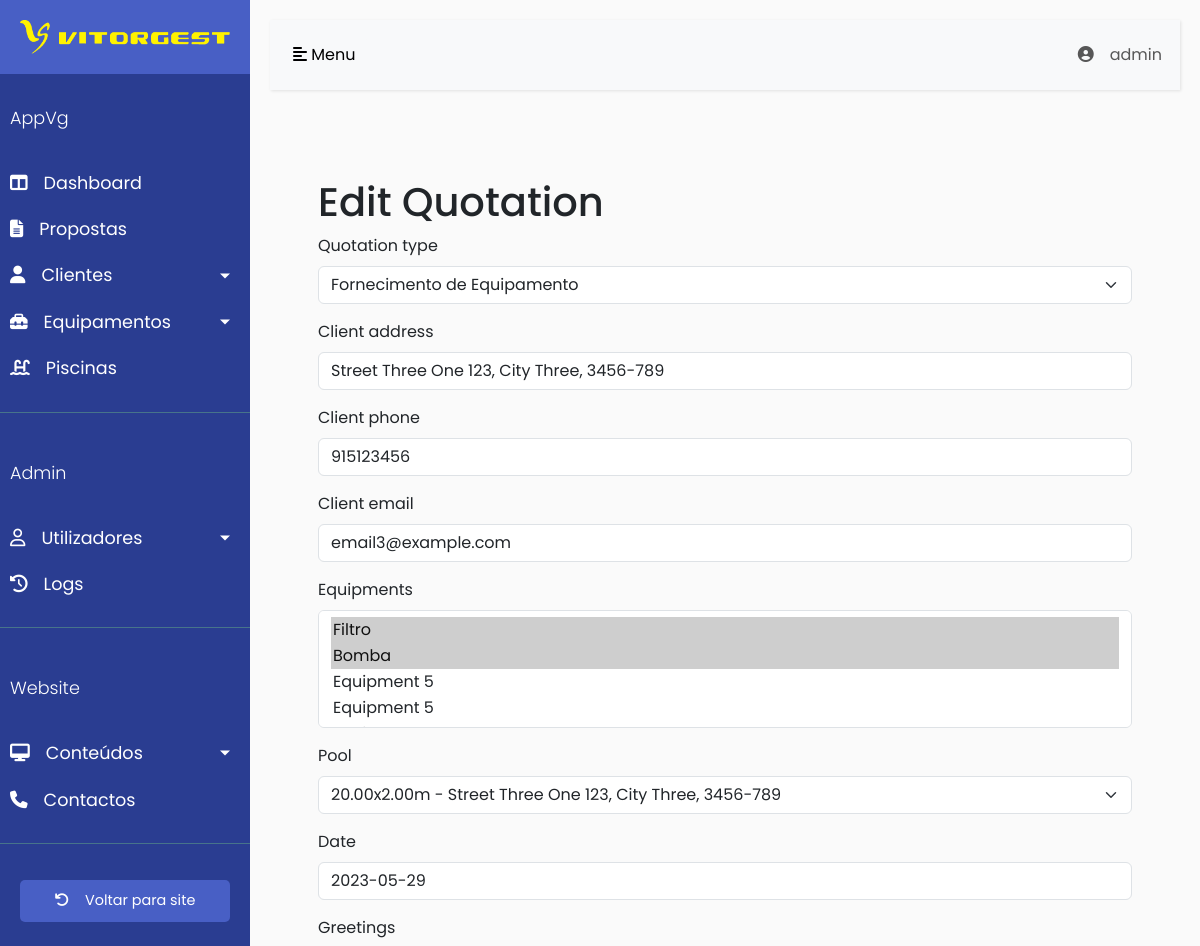
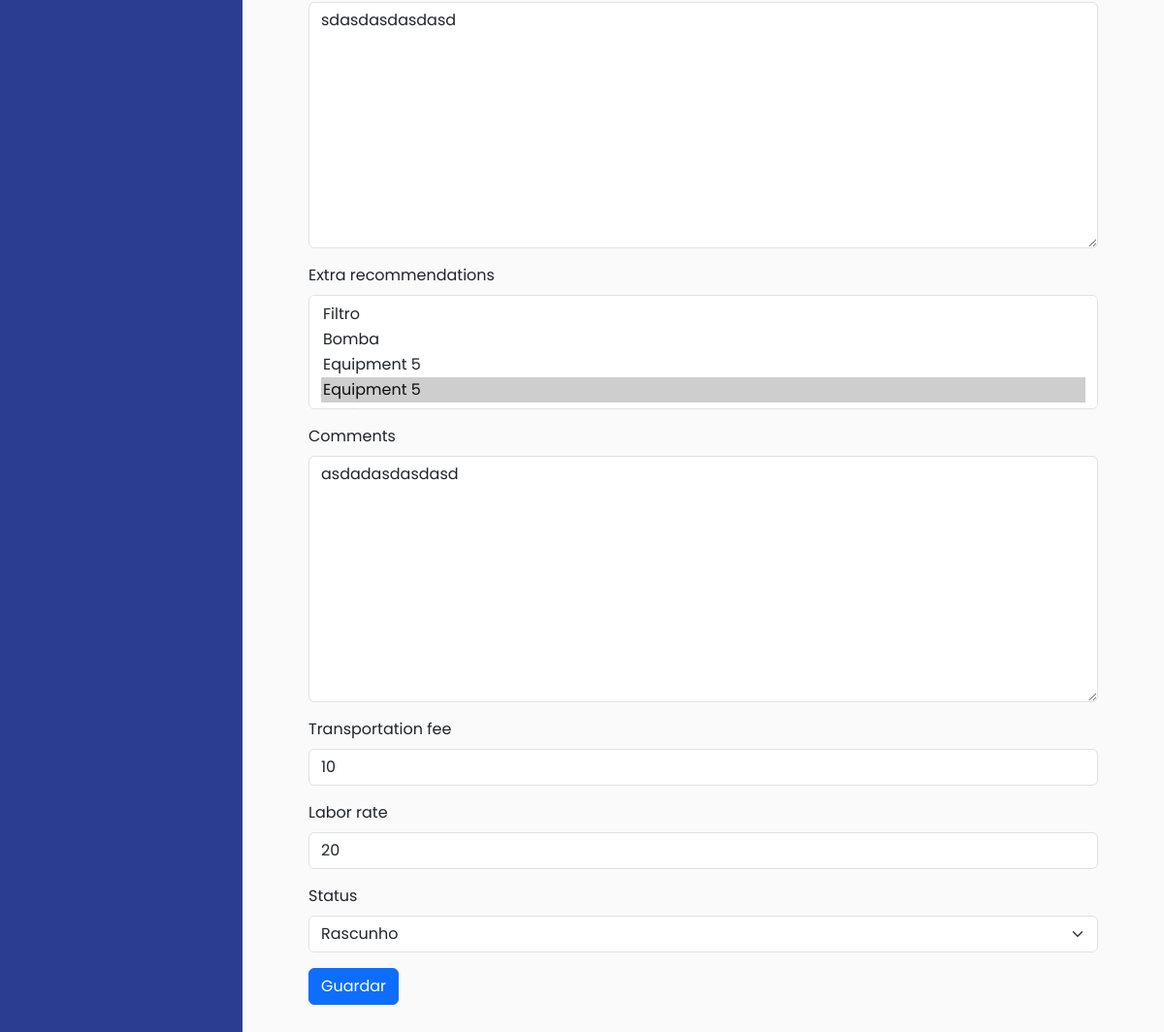
/backoffice/quotation/2/edit/ (signed in), run on the app's committed database (2 pictures, top to bottom).
### backoffice/models/user.py (models this page shows)
class User(AbstractUser):
    class Role(models.TextChoices):
        ADMIN = "ADMIN", 'Admin'
        OFFICE = "OFFICE", 'Escritório'
        TECHNICIAN = "TECHNICIAN", 'Técnico'
    role = models.CharField(max_length=100, choices=Role.choices)
    phone_number = models.CharField(max_length=20, blank=True)

### backoffice/models/quotation.py (models this page shows, shortened)
class Quotation(models.Model):
    quotation_id = models.CharField(max_length=20, unique=True, blank=True)
    quotation_type = models.CharField(max_length=20, choices=QUOTATION_TYPE_CHOICES, default='equipment')
    client = models.ForeignKey(Client, on_delete=models.CASCADE)
    client_address = models.CharField(max_length=50, null=True, blank=True)
    client_phone = models.CharField(max_length=50, null=True, blank=True)
    client_email = models.CharField(max_length=50, null=True, blank=True)
    equipments = models.ManyToManyField(Equipment)
    pool = models.ForeignKey(Pool, on_delete=models.SET_NULL, null=True, blank=True)
    date = models.DateField()
    date_created = models.DateTimeField(auto_now_add=True)
    date_updated = models.DateTimeField(auto_now=True)
    greetings = models.TextField()
    extra_recommendations = models.ManyToManyField(Equipment, related_name='extra_recommendations')
    comments = models.TextField()
    labor_rate = models.IntegerField(null=True, blank=True, default=0)
    transportation_fee = models.IntegerField(null=True, blank=True, default=0)
    status = models.CharField(max_length=20, choices=STATUS_CHOICES, default='draft')

### backoffice/views/quotation_views.py (the view)
# urls.py: path('quotation/<int:quotation_id>/edit/', login_required(quotation_views.edit_quotation), name='edit_quotation'),
def edit_quotation(request, quotation_id):
    quotation = get_object_or_404(Quotation, id=quotation_id)
    client = quotation.client
    if request.method == 'POST':
        form = QuotationForm(request.POST, instance=quotation, client=client, quotation=quotation)
        if form.is_valid():
            form.save()
            return redirect('quotation_details', quotation_id=quotation_id)
    else:
        form = QuotationForm(instance=quotation, client=client, quotation=quotation)
    return render(request, 'quotation/edit_quotation.html', {'form': form})

### backoffice/models/client.py (called while the page is built)
    def __str__(self):
        return f"{self.street} {self.number}, {self.city}, {self.postal_code}"

### backoffice/models/equipment.py (called while the page is built)
    def __str__(self):
        return self.name

### backoffice/models/pool.py (called while the page is built)
    def __str__(self):
        return f"{self.length}x{self.width}m - {self.address}"

### backoffice/templates/quotation/edit_quotation.html (shortened to what this page needs)
{% extends 'base.html' %}
{% load bootstrap5 %}
{% block content %}
    <h1>Edit Quotation</h1>
    <form method="post">
        {% bootstrap_form form %}
        <button type="submit" class="btn btn-primary">Guardar</button>
    </form>
{% endblock %}

### backoffice/templates/base.html (shortened to what this page needs)
<!DOCTYPE html>
<html lang="en">
<head>
    {% load bootstrap5 %}
    {% bootstrap_css %}
    {% load static %}
    {% include 'styles.html' %}
<link href="{% static 'django_select2/django_select2.css' %}" rel="stylesheet">
</head>
<body>
<div class="wrapper">
    <nav id="sidebar">
        <div class="sidebar-header">
            <img src="{% static 'img/site-banner.png' %}" style="max-width: 100%; height: auto;">
        </div>
        <ul class="list-unstyled components">
            <p>AppVg</p>
            <li>
                <a href="{% url 'dashboard' %}"><i class="fas fa-columns icon-text"></i>Dashboard</a>
            </li>
            <li>
                <a href="{% url 'quotations' %}"><i class="fas fa-file-alt icon-text"></i>Propostas</a>
            </li>
            <li>
                <a href="#clientsSubmenu" data-toggle="collapse" aria-expanded="false"
                   class="dropdown-toggle"><i class="fas fa-user icon-text"></i>Clientes</a>
            </li>
            <li>
                <a href="#equipmentsSubmenu" data-toggle="collapse" aria-expanded="false" class="dropdown-toggle"><i
                        class="fas fa-toolbox icon-text"></i>Equipamentos</a>
            </li>
            <li>
                <a href="{% url 'pools' %}"><i class="fas fa-swimming-pool icon-text"></i>Piscinas</a>
            </li>
        </ul>
        <ul class="list-unstyled components">
            <p>Admin</p>
            <li>
                <a href="#usersSubmenu" data-toggle="collapse" aria-expanded="false"
                   class="dropdown-toggle"><i class="far fa-user icon-text"></i>Utilizadores</a>
            </li>
            <li>
                <a href="#"><i class="fas fa-history icon-text"></i>Logs</a>
            </li>
        </ul>
        <ul class="list-unstyled components">
            <p>Website</p>
            <li>
                <a href="#contentSubmenu" data-toggle="collapse" aria-expanded="false"
                   class="dropdown-toggle"><i class="fas fa-desktop icon-text"></i>Conteúdos</a>
            </li>
            <li>
                <a href="#"><i class="fas fa-phone icon-text"></i>Contactos</a>
            </li>
        </ul>
        <ul class="list-unstyled CTAs">
            <li>
                <a href="{% url 'index' %}" class="article"><i class="fas fa-undo icon-text"></i>Voltar para site</a>
            </li>
        </ul>
    </nav>
    <div id="content">
        <nav class="navbar navbar-expand-lg navbar-light bg-light pr-4">
            <div class="collapse navbar-collapse" id="navbarNavDropdown">
                <button type="button" id="sidebarCollapse" class="btn btn-light">
                    <i class="fas fa-align-left"></i>
                    <span>Menu</span>
                </button>
                <ul class="navbar-nav ms-auto">
                    <li class="nav-item dropdown">
                        <a class="nav-link" href="#" id="navbarDropdownMenuLink" role="button"
                           data-toggle="dropdown" aria-haspopup="true" aria-expanded="false">
                            <i class="fas fa-user-circle icon-text"></i>{{ user.username }}
                        </a>
                    </li>
                </ul>
            </div>
        </nav>
        <div class="p-5">
            {% block content %}
            {% endblock %}
        </div>
    </div>
</div>
</body>
</html>

### backoffice/static/css/sidebar.css (style rules this page uses)
body { font-family: 'Poppins', sans-serif; background: #fafafa; }
p { font-family: 'Poppins', sans-serif; font-size: 1.1em; font-weight: 300; line-height: 1.7em; color: #999; }
a, a:hover, a:focus { color: inherit; text-decoration: none; transition: all 0.3s; }
.navbar { padding: 15px 10px; background: #fff; border: none; border-radius: 0; margin-bottom: 40px; box-shadow: 1px 1px 3px rgba(0, 0, 0, 0.1); }
.wrapper { display: flex; width: 100%; align-items: stretch; }
#sidebar { min-width: 250px; max-width: 250px; background: #2a3d91; color: #fff; transition: all 0.3s; }
#sidebar .sidebar-header { padding: 20px; background: #485fc5; }
#sidebar ul.components { padding: 20px 0; border-bottom: 1px solid #47748b; }
#sidebar ul p { color: #fff; padding: 10px; }
#sidebar ul li a { padding: 10px; font-size: 1.1em; display: block; }
a[data-toggle="collapse"] { position: relative; }
.dropdown-toggle::after { display: block; position: absolute; top: 50%; right: 20px; transform: translateY(-50%); }
ul.CTAs { padding: 20px; }
ul.CTAs a { text-align: center; font-size: 0.9em !important; display: block; border-radius: 5px; margin-bottom: 5px; }
a.article, a.article:hover { background: #485fc5 !important; color: #fff !important; }
#content { width: 100%; padding: 20px; min-height: 100vh; transition: all 0.3s; }
.icon-text { margin-right: 16px; }

### data on the page
User: username "admin"
Quotation: quotation_type "Fornecimento de Equipamento", client_address "Street Three One 123, City Three, 3456-789", client_phone "915123456", client_email "email3@example.com", pool "20.00x2.00m - Street Three One 123, City Three, 3456-789", date "2023-05-29", greetings "sdasdasdasdasd", comments "asdadasdasdasd", transportation_fee "10", labor_rate "20", status "Rascunho"
